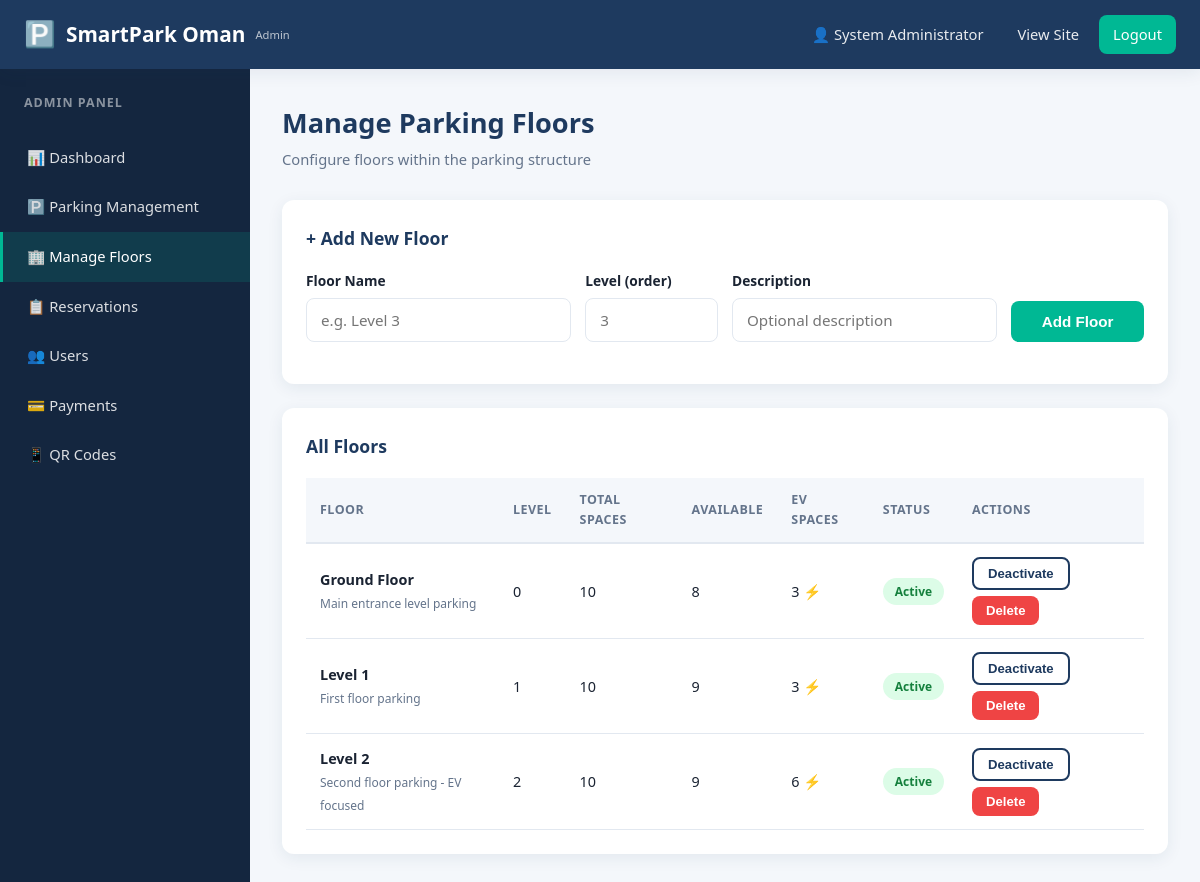
The page /admin/floors.php (signed in) on the database its author committed.
### tables this page shows
CREATE TABLE parking_floors (
    floor_id INT AUTO_INCREMENT PRIMARY KEY,
    floor_name VARCHAR(50) NOT NULL,
    floor_level INT NOT NULL,
    description VARCHAR(255),
    status ENUM('active','inactive') DEFAULT 'active',
    created_at DATETIME DEFAULT CURRENT_TIMESTAMP
);

### admin/floors.php (the view, shortened to what this page needs)
<?php
require_once __DIR__ . '/../config/config.php';
$floors = $conn->query("
    SELECT pf.*,
    (SELECT COUNT(*) FROM parking_spaces WHERE floor_id=pf.floor_id) as total_spaces,
    (SELECT COUNT(*) FROM parking_spaces WHERE floor_id=pf.floor_id AND status='available') as available_spaces,
    (SELECT COUNT(*) FROM parking_spaces WHERE floor_id=pf.floor_id AND space_type='EV') as ev_spaces
    FROM parking_floors pf ORDER BY floor_level ASC
");
require_once __DIR__ . '/includes/admin_header.php';
?>
<div class="page-header">
    <div><h1>Manage Parking Floors</h1><p>Configure floors within the parking structure</p></div>
</div>
<div class="panel">
    <div class="panel-title">+ Add New Floor</div>
    <form method="POST" action="floors.php">
        <div class="form-row" style="grid-template-columns: 2fr 1fr 2fr 1fr;">
            <div class="form-group"><label>Floor Name</label><input type="text" name="floor_name" placeholder="e.g. Level 3" required></div>
            <div class="form-group"><label>Level (order)</label><input type="number" name="floor_level" placeholder="3" required></div>
            <div class="form-group"><label>Description</label><input type="text" name="description" placeholder="Optional description"></div>
            <div class="form-group" style="display:flex; align-items:flex-end;"><button type="submit" name="add_floor" class="btn btn-primary btn-block">Add Floor</button></div>
        </div>
    </form>
</div>
<div class="panel">
    <div class="panel-title">All Floors</div>
    <div class="table-wrap">
        <table class="data-table">
            <thead><tr><th>Floor</th><th>Level</th><th>Total Spaces</th><th>Available</th><th>EV Spaces</th><th>Status</th><th>Actions</th></tr></thead>
            <tbody>
            <?php while ($f = $floors->fetch_assoc()): ?>
                <tr>
                    <td><strong><?php echo htmlspecialchars($f['floor_name']); ?></strong><br><small style="color:var(--text-muted);"><?php echo htmlspecialchars($f['description']); ?></small></td>
                    <td><?php echo $f['floor_level']; ?></td>
                    <td><?php echo $f['total_spaces']; ?></td>
                    <td><?php echo $f['available_spaces']; ?></td>
                    <td><?php echo $f['ev_spaces']; ?> ⚡</td>
                    <td><span class="badge badge-<?php echo $f['status']==='active'?'available':'maintenance'; ?>"><?php echo ucfirst($f['status']); ?></span></td>
                    <td>
                        <div style="display:flex; gap:6px; flex-wrap:wrap;">
                            <form method="POST" style="display:inline;">
                                <button type="submit" name="toggle_floor" class="btn btn-outline btn-sm"><?php echo $f['status']==='active'?'Deactivate':'Activate'; ?></button>
                            </form>
                            <form method="POST" onsubmit="return confirm('Delete this floor?');" style="display:inline;">
                                <button type="submit" name="delete_floor" class="btn btn-danger btn-sm">Delete</button>
                            </form>
                        </div>
                    </td>
                </tr>
            <?php endwhile; ?>
            </tbody>
        </table>
    </div>
</div>
<?php require_once __DIR__ . '/includes/admin_footer.php'; ?>

### assets/css/style.css (style rules this page uses)
:root { --primary: #1e3a5f; --primary-dark: #14263f; --primary-light: #2c5282; --accent: #00b894; --accent-dark: #00997a; --ev-color: #6c5ce7; --ev-light: #a29bfe; --available: #22c55e; --available-bg: #dcfce7; --reserved: #ef4444; --reserved-bg: #fee2e2; --maintenance: #f59e0b; --maintenance-bg: #fef3c7; --bg-light: #f4f7fb; --white: #ffffff; --text-dark: #1a2332; --text-muted: #64748b; --border: #e2e8f0; --shadow: 0 4px 16px rgba(30, 58, 95, 0.08); --shadow-lg: 0 10px 32px rgba(30, 58, 95, 0.14); --radius: 12px; }
* { margin: 0; padding: 0; box-sizing: border-box; }
body { font-family: 'Segoe UI', Tahoma, Geneva, Verdana, sans-serif; background: var(--bg-light); color: var(--text-dark); line-height: 1.6; }
.btn { display: inline-block; padding: 12px 24px; border-radius: 8px; font-weight: 600; font-size: 0.95rem; border: none; cursor: pointer; transition: all 0.2s ease; text-align: center; }
.btn-primary { background: var(--accent); color: var(--white); }
.btn-outline { background: transparent; border: 2px solid var(--primary); color: var(--primary); }
.btn-danger { background: var(--reserved); color: var(--white); }
.btn-block { width: 100%; }
.btn-sm { padding: 7px 14px; font-size: 0.82rem; }
.form-group { margin-bottom: 18px; }
.form-group label { display: block; font-size: 0.86rem; font-weight: 600; color: var(--text-dark); margin-bottom: 6px; }
.form-group input, .form-group select, .form-group textarea { width: 100%; padding: 11px 14px; border: 1.5px solid var(--border); border-radius: 8px; font-size: 0.95rem; transition: border-color 0.2s; font-family: inherit; }
.form-row { display: grid; grid-template-columns: 1fr 1fr; gap: 14px; }
.page-header { display: flex; justify-content: space-between; align-items: center; margin-bottom: 28px; flex-wrap: wrap; gap: 12px; }
.page-header h1 { font-size: 1.7rem; color: var(--primary); font-weight: 800; }
.page-header p { color: var(--text-muted); font-size: 0.92rem; margin-top: 4px; }
.panel { background: var(--white); border-radius: var(--radius); box-shadow: var(--shadow); padding: 24px; margin-bottom: 24px; }
.panel-title { font-size: 1.1rem; font-weight: 700; color: var(--primary); margin-bottom: 18px; display: flex; justify-content: space-between; align-items: center; }
.table-wrap { overflow-x: auto; }
table.data-table { width: 100%; border-collapse: collapse; font-size: 0.9rem; }
table.data-table th { text-align: left; padding: 12px 14px; background: var(--bg-light); color: var(--text-muted); font-weight: 700; font-size: 0.78rem; text-transform: uppercase; letter-spacing: 0.5px; border-bottom: 2px solid var(--border); }
table.data-table td { padding: 13px 14px; border-bottom: 1px solid var(--border); vertical-align: middle; }
.badge { display: inline-block; padding: 4px 12px; border-radius: 20px; font-size: 0.75rem; font-weight: 700; }
.badge-available { background: var(--available-bg); color: #15803d; }

### rows shown on the page
parking_floors: floor_name "Ground Floor", description "Main entrance level parking", floor_level "0", total_spaces "10", available_spaces "8", ev_spaces "3", status "Active", shows "Deactivate"
parking_floors: floor_name "Level 1", description "First floor parking", floor_level "1", total_spaces "10", available_spaces "9", ev_spaces "3", status "Active", shows "Deactivate"
parking_floors: floor_name "Level 2", description "Second floor parking - EV focused", floor_level "2", total_spaces "10", available_spaces "9", ev_spaces "6", status "Active", shows "Deactivate"

### other values the page prints
SITE_NAME "SmartPark Oman"
$_SESSION['admin_name'] "System Administrator"
